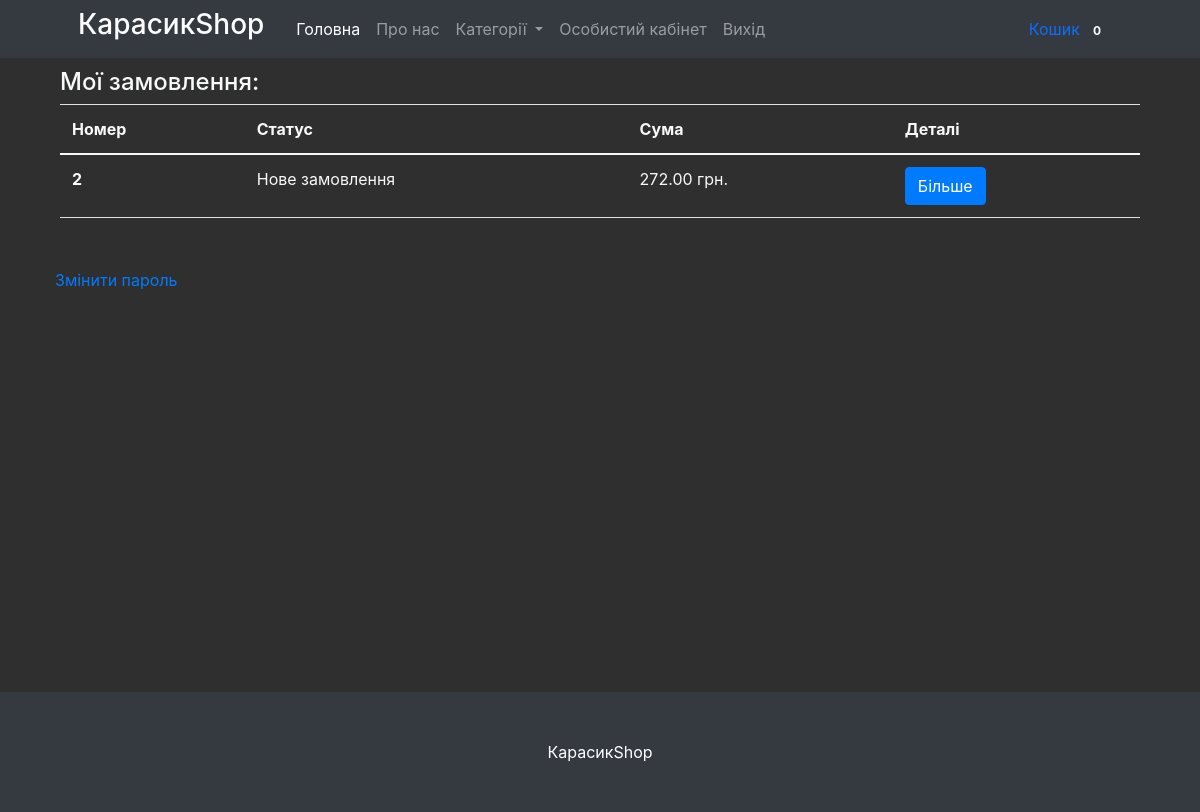
The page /profile/ (signed in) on the database as committed earlier.
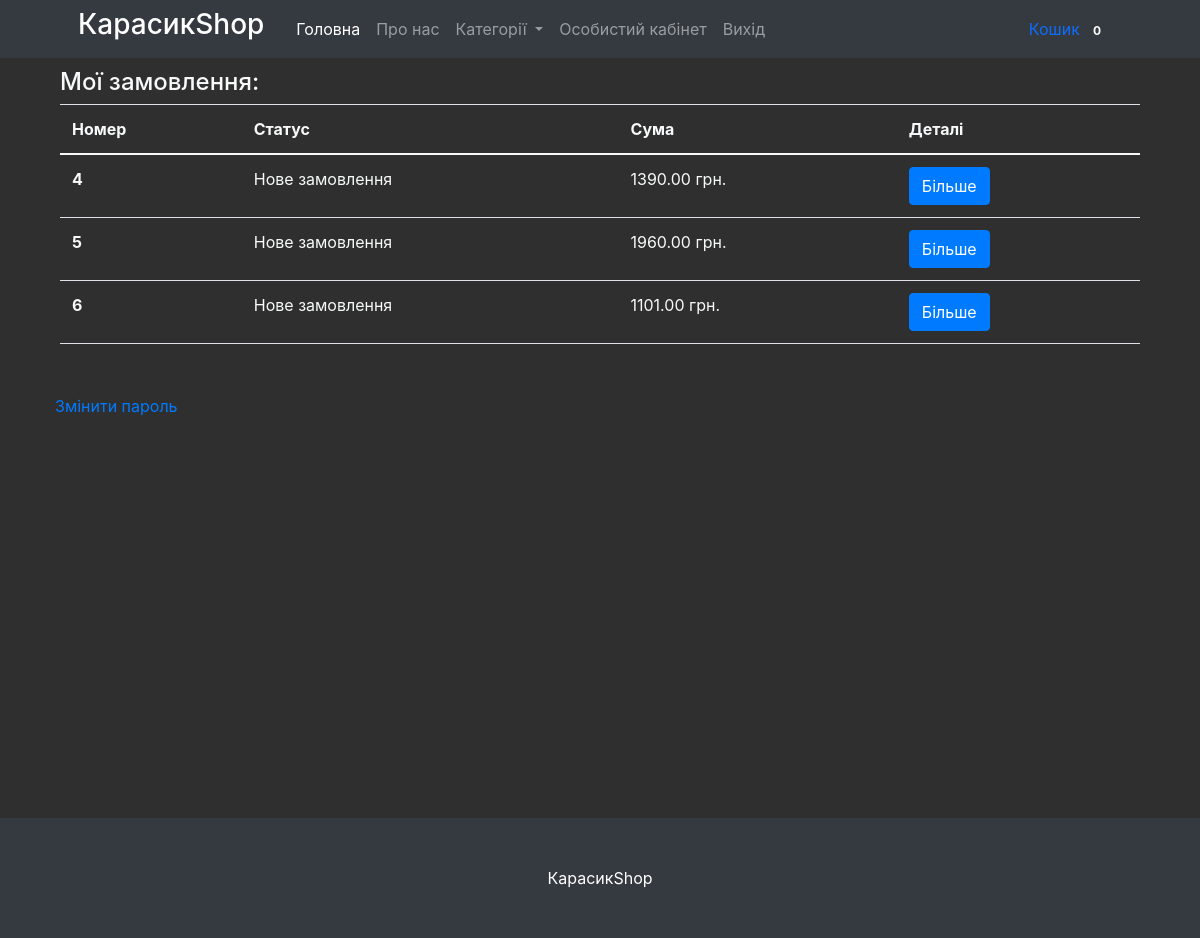
The same page on the database as committed later.
### mainapp/models.py (models this page shows, shortened)
class Cart(models.Model):
    owner = models.ForeignKey('Customer', null=True, verbose_name='Власник', on_delete=models.CASCADE)
    products = models.ManyToManyField(CartProduct, blank=True, related_name='related_cart')
    total_products = models.PositiveIntegerField(default=0)
    final_price = models.DecimalField(max_digits=9, default=0, decimal_places=2, verbose_name='Загальна ціна')
    in_order = models.BooleanField(default=False)
    for_anonymous_user = models.BooleanField(default=False)

class Order(models.Model):
    STATUS_NEW = 'new'
    STATUS_IN_PROGRESS = 'in_progress'
    STATUS_READY = 'is_ready'
    STATUS_COMPLETED = 'completed'
    STATUS_CANCELED = 'canceled'
    BUYING_TYPE_SELF = 'self'
    BUYING_TYPE_DELIVERY = 'delivery'
    STATUS_CHOICES = (
        (STATUS_NEW, 'Нове замовлення'),
        (STATUS_IN_PROGRESS, 'Замовлення в оброці'),
        (STATUS_READY, 'Замовлення готове'),
        (STATUS_COMPLETED, 'Замовленння виконане'),
        (STATUS_CANCELED, 'Замовлення скасовано')
    )
    BUYING_TYPE_CHOICES = (
        (BUYING_TYPE_SELF, 'Самовивіз'),
        (BUYING_TYPE_DELIVERY, 'Доставка')
    )
    customer = models.ForeignKey(Customer, verbose_name='Покупець', related_name='related_orders', on_delete=models.CASCADE)
    first_name = models.CharField(max_length=255, verbose_name="Ім'я")
    last_name = models.CharField(max_length=255, verbose_name='Прізвище')
    phone = models.CharField(max_length=20, verbose_name='Телефон')
    cart = models.ForeignKey(Cart, verbose_name='Кошик', on_delete=models.CASCADE, null=True, blank=True)
    address = models.CharField(max_length=1024, verbose_name='Адреса', null=True, blank=True)
    status = models.CharField(
        max_length=100,
        verbose_name='Статус замовлення',
        choices=STATUS_CHOICES,
        default=STATUS_NEW
    )
    buying_type = models.CharField(
        max_length=100,
        verbose_name='Тип замовлення',
        choices=BUYING_TYPE_CHOICES,
        default=BUYING_TYPE_SELF
    )
    comment = models.TextField(verbose_name='Комментар щодо замовлення', null=True, blank=True)
    created_at = models.DateTimeField(auto_now=True, verbose_name='Дата створення замовлення')

### mainapp/views.py (the view)
# urls.py: path('profile/', ProfileView.as_view(), name='profile'),
class ProfileView(CartMixin, View):
    def get(self, request, *args, **kwargs):
        customer = Customer.objects.get(user=request.user)
        categories = Category.objects.all()
        context = {
            'customer': customer,
            'categories': categories,
            'cart': self.cart,
        }
        return render(request, 'profile.html', context)

### mainapp/mixins.py (called while the page is built)
    def dispatch(self, request, *args, **kwargs):
        if request.user.is_authenticated:
            customer = Customer.objects.filter(user=request.user).first()
            if not customer:
                customer = Customer.objects.create(
                    user=request.user
                )
            cart = Cart.objects.filter(owner=customer, in_order=False).first()
            if not cart:
                cart = Cart.objects.create(owner=customer)
        else:
            cart = Cart.objects.filter(for_anonymous_user=True).first()
            if not cart:
                cart = Cart.objects.create(for_anonymous_user=True)
        self.cart = cart
        return super().dispatch(request, *args, **kwargs)

### mainapp/models.py (called while the page is built)
    def get_absolute_url(self):
        return reverse('category_detail', kwargs={'slug': self.slug})

    def get_absolute_url(self):
        return reverse('product_detail', kwargs={'slug': self.slug})

### mainapp/templates/profile.html (shortened to what this page needs)
{% extends 'base.html' %}
{% block content %}
    <div class="container text-light">
        <div class="col-12">
            <h4 style="margin-top: 10px;">Мої замовлення:</h4>
            <div class="tab-content" id="nav-tabContent">
                <div class="tab-pane fade show active" id="list-orders" role="tabpanel"
                     aria-labelledby="list-orders-list">
                    {% if not customer.orders.all %}
                        <h3 style="text-align: center; margin-top: 250px;">На данний момент ви не робили замовлень</h3>
                    {% elif customer.orders.all %}
                        <table class="table text-light">
                            <thead>
                            <tr>
                                <th scope="col">Номер</th>
                                <th scope="col">Статус</th>
                                <th scope="col">Сума</th>
                                <th scope="col">Деталі</th>
                            </tr>
                            </thead>
                            <tbody class="text-light">
                            {% for order in customer.orders.all %}
                                <tr>
                                    <th scope="row">{{ order.id }}</th>
                                    <td>{{ order.get_status_display }}</td>
                                    <td>{{ order.cart.final_price }} грн.</td>
                                    <td>
                                        <button style="max-width: 100%" type="button" class="btn btn-primary"
                                                data-bs-toggle="modal"
                                                data-bs-target="#orderDetails-{{ order.id }}">Більше
                                        </button>
                                    </td>
                                </tr>
                            {% endfor %}
                            </tbody>
                        </table>
                    {% endif %}
                </div>
            </div>
        </div>
        <div style="margin-top: 50px; margin-left: 10px;">
            <a href="{% url 'newPas' %}">Змінити пароль</a>
        </div>
    </div>
{% endblock content %}

### mainapp/templates/base.html (shortened to what this page needs)
{% load static %}
<!DOCTYPE html>
<html lang="uk">
<head>
    <link href='{% static "bootstrap/bootstrap.min.css" %}' rel="stylesheet"/>
    <link rel="stylesheet" href="https://cdn.jsdelivr.net/npm/@fancyapps/ui@4.0/dist/fancybox.css"/>
    <link href="https://cdnjs.cloudflare.com/ajax/libs/twitter-bootstrap/4.1.2/css/bootstrap.min.css" rel="stylesheet"/>
    <link href="https://cdn.jsdelivr.net/npm/slick-carousel@1.8.1/slick/slick.css" rel="stylesheet"/>
    <link href="https://cdnjs.cloudflare.com/ajax/libs/fancybox/3.3.5/jquery.fancybox.min.css" rel="stylesheet"/>
</head>
<body>
<nav class="navbar navbar-expand-lg navbar-dark bg-dark">
    <div class="container px-4 px-lg-5">
        <a href="/"><h3 class="title"><span>КарасикShop</span></h3></a>
        <div class="collapse navbar-collapse" id="navbarSupportedContent">
            <ul class="navbar-nav me-auto mb-2 mb-lg-0 ms-lg-4">
                <li class="nav-item">
                    <a class="nav-link active" aria-current="page" href="{% url 'index' %}">
                        Головна
                    </a>
                </li>
                <li class="nav-item"><a class="nav-link" href="{% url 'about' %}">Про нас</a></li>
                <li class="nav-item dropdown">
                    <a class="nav-link dropdown-toggle" id="navbarDropdown" href="#" role="button"
                       data-bs-toggle="dropdown" aria-expanded="false">
                        Категорії
                    </a>
                </li>
                {% if request.user.is_authenticated %}
                    <li class="nav-item">
                        <a class="nav-link" href="{% url 'profile' %}">Особистий кабінет</a>
                    </li>
                    <li class="nav-item">
                        <a class="nav-link" href="{% url 'logout' %}">Вихід</a>
                    </li>
                {% endif %}
            </ul>
            <a class="nav-link" href="{% url 'cart' %}">
                Кошик
                <span class="badge bg-dark text-white ms-1 rounded-pill">{{ cart.products.count }}</span>
            </a>
        </div>
    </div>
</nav>
{% block content %}{% endblock content %}
<footer class="py-5 bg-dark" style="margin-top: 400px;">
    <div class="container"><p class="m-0 text-center text-white">КарасикShop</p></div>
</footer>
</body>
</html>

### mainapp/templates/base.html (style rules this page uses)
body { background-color: #242424f2; }
.title { color: white; }

Rows that differ between the two databases and show on the page:
removed Order: id "2", status "Нове замовлення", cart.final_price "272.00"
added Order: id "4", status "Нове замовлення", cart.final_price "1390.00"
added Order: id "5", status "Нове замовлення", cart.final_price "1960.00"
added Order: id "6", status "Нове замовлення", cart.final_price "1101.00"
